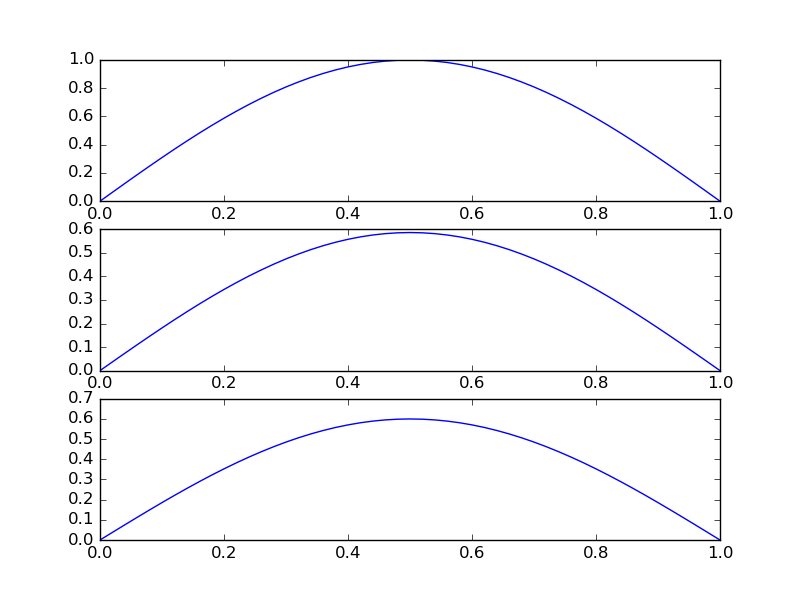

The Python source for this figure:
# 1.3.2 The Diffusion Equation
import matplotlib.pyplot as plt
import numpy as np


class Diffusion1D:
    def __init__(self, initial_state, beta, dt, dx, r):
        self.current_state = np.array(initial_state)

        self.beta = float(beta)
        self.dt = float(dt)
        self.dx = float(dx)
        self.r = float(r)

    def step(self):
        current = np.copy(self.current_state)
        
        self.current_state[1:-1] = current[1:-1] + self.r * (
            current[2:] - 2 * current[1:-1] + current[:-2]
        )
        
        return self.current_state


def main():
    # Define constants
    beta = 1.0
    dx = 1.0 / 50.0
    dt = 0.9 * dx**2 / (2.0 * beta)
    ts = np.arange(0, 300) * dt
    x = np.linspace(0, 1, 50)

    # Initial conditions
    u_0 = np.sin(np.pi * x)

    # Exact solution
    exact = np.exp(- beta * np.pi**2 * ts[-1]) * np.sin(np.pi * x)

    # Boundary conditions
    u_0[0] = 0.0
    u_0[-1] = 0.0

    # Solve the diffusion equation
    df = Diffusion1D(u_0, beta, dt, dx, r)
    for t in ts:
        df.step()

    # Plot solution
    fig, subs = plt.subplots(nrows=3)
    subs[0].plot(x, u_0)
    subs[1].plot(x, df.current_state)
    subs[2].plot(x, exact)
    plt.savefig('diffusion')


if __name__ == '__main__':
    main()
